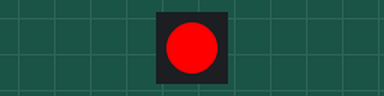
This sketch was run on a simulated Arduino Uno, built with avr-gcc and run on an emulated ATmega328P. On the bench: 1 RGB LEDs in strip order, left to right.

Above: at 0.5 s.
At 1.5 s:
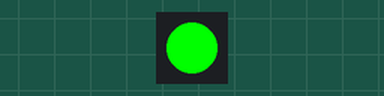
At 5.5 s:
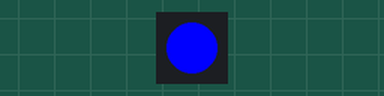
Timing chart, 0 to 6.9 s (numbered marks = the images above):
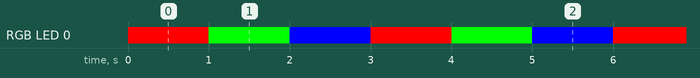

The sketch:

Part_06_-_NeoPixel.ino
```cpp
/*

NeoPixel RGB LED
Part 06

*/


//--- Pixel Setup ----//
#include <Adafruit_NeoPixel.h>
#define PIN            6
#define NUMPIXELS      1
Adafruit_NeoPixel pixels = Adafruit_NeoPixel(NUMPIXELS, PIN, NEO_GRB + NEO_KHZ800);


void setup() {
  pixels.begin(); // This initializes the NeoPixel library.
}

void loop() {

    pixels.setPixelColor(0, pixels.Color(255,0,0));
    pixels.show(); // Send data to leds
    delay(1000);

    pixels.setPixelColor(0, pixels.Color(0,255,0));
    pixels.show(); // Send data to leds
    delay(1000);

    pixels.setPixelColor(0, pixels.Color(0,0,255));
    pixels.show(); // Send data to leds
    delay(1000);

}
```

Measured:
- by itself, RGB LED 0: repeats every 3.0 s: RGB(0, 255, 0) 1.0 s, RGB(0, 0, 255) 1.0 s, RGB(255, 0, 0) 1.0 s
- by itself, everything shown: repeats every 3.0 s, in 3 steps
